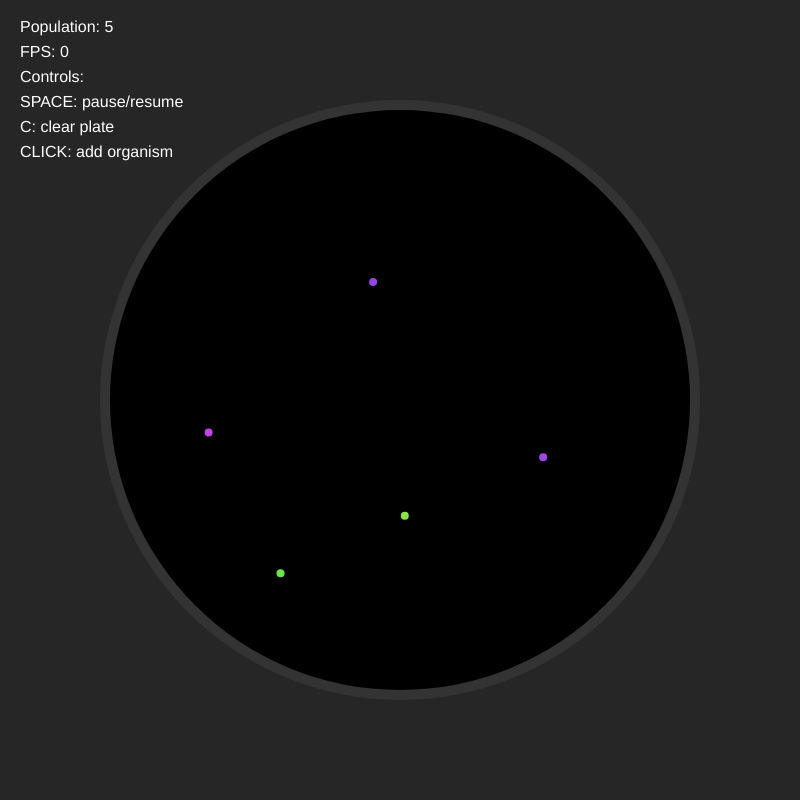
Frame 1 (no input)
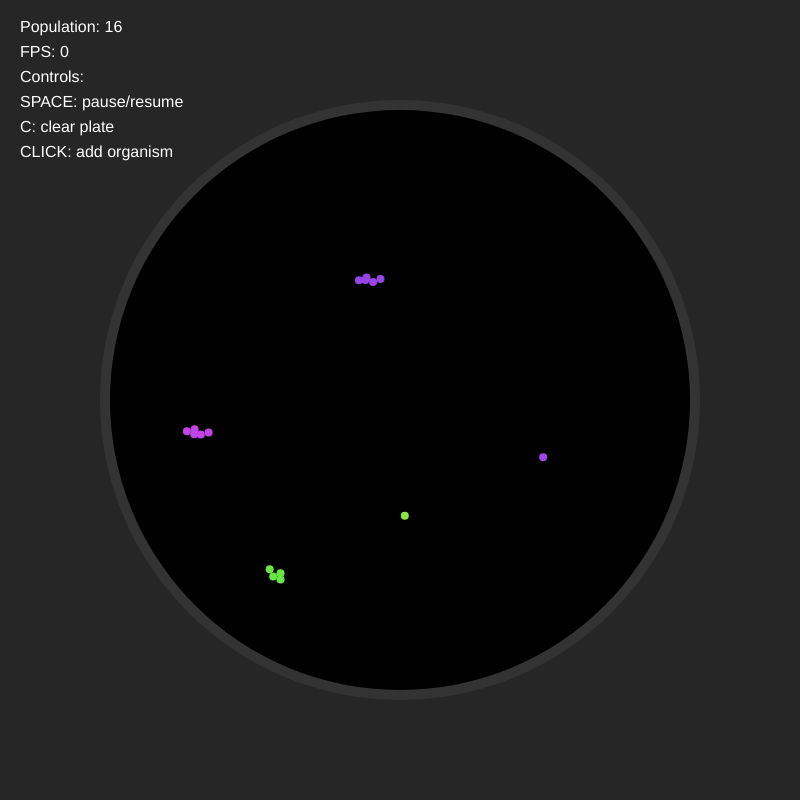
Frame 60 (no input)
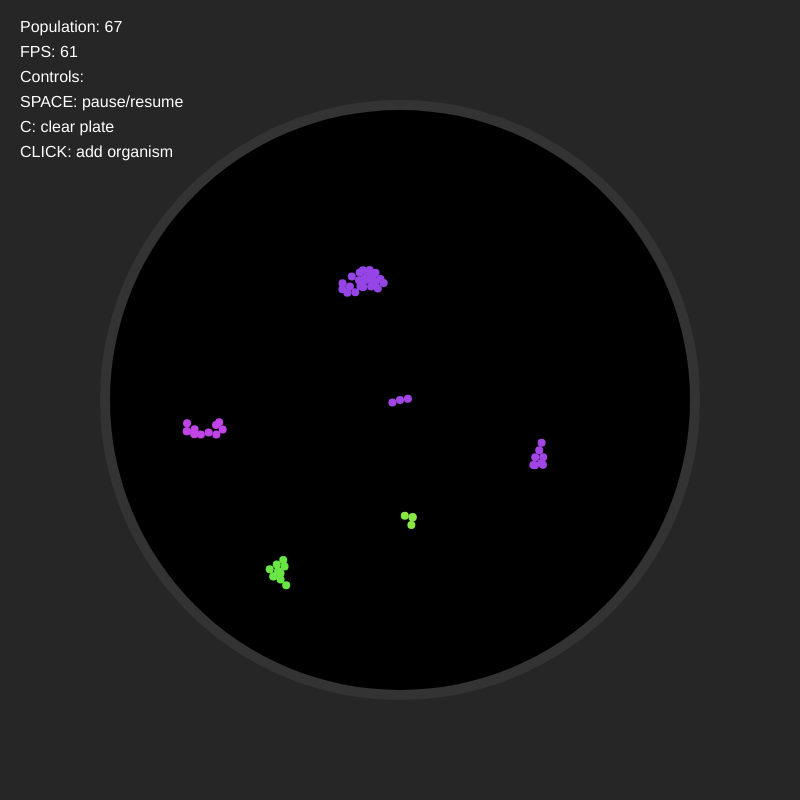
Frame 120 (the mouse pressed at the canvas centre since frame 60)

The p5.js sketch that drew these frames (run headless with seeded random() and noise() and a simulated clock; from frame 60 on, the mouse is pressed at the canvas centre):

// p5.js sketch
// ── sketch.js
let organisms = [];
let plateRadius = 300;
let centerX, centerY;
let paused = false;
let lastFrameTime = 0;
let fps = 0;
let frameCount = 0;

const CLOSE_THRESHOLD = 45;
const COMPETE_THRESHOLD = 150;
const SPAWN_DIST = 8;
const MIN_DIST = 5;
const GROW_PROB = 0.02;
const INITIAL_ORGANISMS = 5;

function setup() {
  createCanvas(800, 800);
  colorMode(HSB, 360, 100, 100, 1.0);
  centerX = width / 2;
  centerY = height / 2;

  for (let i = 0; i < INITIAL_ORGANISMS; i++) {
    addRandomOrganism();
  }
}

function draw() {
  background(0, 0, 15);

  // Draw petri dish
  noStroke();
  fill(0, 0, 20);
  circle(centerX, centerY, plateRadius * 2);
  fill(0, 0, 0);
  circle(centerX, centerY, plateRadius * 2 - 20);

  // Draw organisms
  for (let org of organisms) {
    fill(org.color);
    noStroke();
    circle(org.x, org.y, 8);
  }

  // Update simulation
  if (!paused) {
    updateOrganisms();
  }

  // Calculate FPS
  frameCount++;
  if (millis() - lastFrameTime >= 1000) {
    fps = frameCount;
    frameCount = 0;
    lastFrameTime = millis();
  }

  // Draw UI
  drawUI();
}

function updateOrganisms() {
  let newOrganisms = [];
  for (let org of organisms) {
    if (random() < GROW_PROB) {
      let angle = random(TWO_PI);
      let nx = org.x + cos(angle) * SPAWN_DIST;
      let ny = org.y + sin(angle) * SPAWN_DIST;

      if (dist(nx, ny, centerX, centerY) > plateRadius - 10) continue;

      let closest = null;
      let minD = MIN_DIST;
      for (let other of organisms) {
        let d = dist(nx, ny, other.x, other.y);
        if (d < minD) {
          minD = d;
          closest = other;
        }
      }

      if (closest === null) {
        newOrganisms.push(new Organism(nx, ny, org.color));
      } else {
        let diff = hueDiff(org.color, closest.color);
        if (diff < CLOSE_THRESHOLD) {
          newOrganisms.push(new Organism(nx, ny, closest.color));
        } else if (diff > COMPETE_THRESHOLD) {
          closest.color = org.color;
        }
      }
    }
  }
  organisms.push(...newOrganisms);
}

function hueDiff(c1, c2) {
  let h1 = hue(c1);
  let h2 = hue(c2);
  let diff = Math.abs(h1 - h2);
  return Math.min(diff, 360 - diff);
}

function addRandomOrganism() {
  let angle = random(TWO_PI);
  let d = random(plateRadius * 0.3, plateRadius * 0.8);
  let x = centerX + cos(angle) * d;
  let y = centerY + sin(angle) * d;
  let col = color(random(360), 70, 90);
  organisms.push(new Organism(x, y, col));
}

function addOrganismAt(x, y) {
  if (dist(x, y, centerX, centerY) < plateRadius) {
    let col = color(random(360), 70, 90);
    organisms.push(new Organism(x, y, col));
  }
}

function clearPlate() {
  organisms = [];
}

function drawUI() {
  fill(255);
  textSize(16);
  textAlign(LEFT, TOP);
  text(`Population: ${organisms.length}`, 20, 20);
  text(`FPS: ${fps}`, 20, 45);
  text("Controls:", 20, 70);
  text("SPACE: pause/resume", 20, 95);
  text("C: clear plate", 20, 120);
  text("CLICK: add organism", 20, 145);
}

function mousePressed() {
  addOrganismAt(mouseX, mouseY);
}

function keyPressed() {
  if (key === ' ') {
    paused = !paused;
  } else if (key === 'c' || key === 'C') {
    clearPlate();
  }
}

class Organism {
  constructor(x, y, color) {
    this.x = x;
    this.y = y;
    this.color = color;
  }
}
